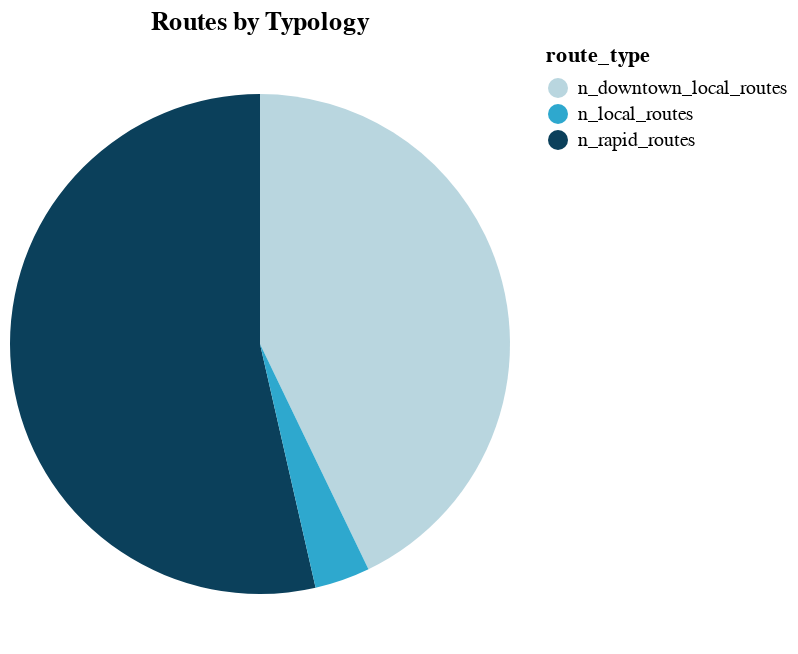

Here is the notebook cell this chart was saved with:
### Code cell
basic_pie_chart(
    route_typology_data, "route_type", "total_routes", "Total Routes by Typology"
)

### Figure 1 — Vega-Lite specification as saved in the notebook (floating-point values rounded to 4 significant figures)
{"config": {"view": {"continuousWidth": 300, "continuousHeight": 300}}, "data": {"name": "data-6d9245710b9a5d0dea647e3fc633968f"}, "mark": {"type": "arc"}, "encoding": {"color": {"field": "route_type", "scale": {"range": ["#B9D6DF", "#2EA8CE", "#0B405B"]}, "type": "nominal"}, "theta": {"field": "total_routes", "type": "quantitative"}, "tooltip": [{"field": "route_type", "type": "nominal"}, {"field": "total_routes", "type": "quantitative"}]}, "height": 300, "title": {"text": "Routes by Typology"}, "width": 250, "$schema": "https://vega.github.io/schema/vega-lite/v5.14.1.json", "datasets": {"data-6d9245710b9a5d0dea647e3fc633968f": [{"route_type": "n_downtown_local_routes", "total_routes": 12}, {"route_type": "n_rapid_routes", "total_routes": 15}, {"route_type": "n_local_routes", "total_routes": 1}]}}
